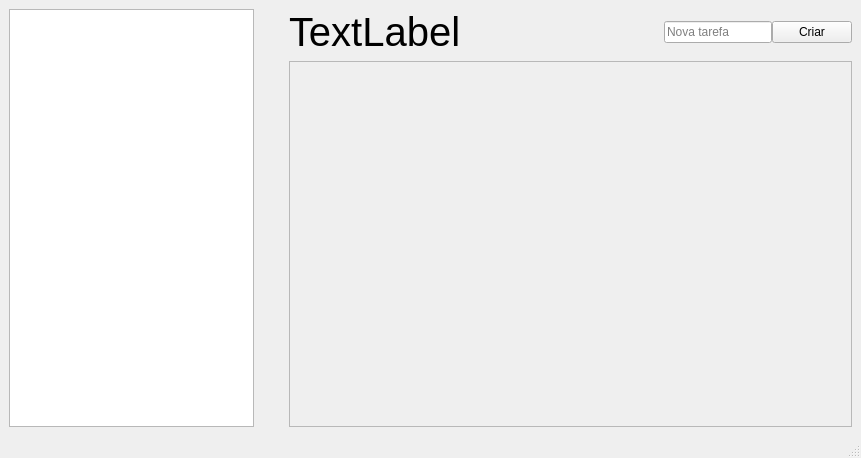
<?xml version="1.0" encoding="UTF-8"?>
<ui version="4.0">
 <class>TableScreen</class>
 <widget class="QMainWindow" name="TableScreen">
  <property name="geometry">
   <rect>
    <x>0</x>
    <y>0</y>
    <width>861</width>
    <height>458</height>
   </rect>
  </property>
  <property name="windowTitle">
   <string>MainWindow</string>
  </property>
  <widget class="QWidget" name="centralwidget">
   <layout class="QVBoxLayout" name="verticalLayout_2">
    <item>
     <layout class="QHBoxLayout" name="horizontalLayout_3">
      <item>
       <widget class="QListWidget" name="table_list"/>
      </item>
      <item>
       <spacer name="horizontalSpacer_2">
        <property name="orientation">
         <enum>Qt::Horizontal</enum>
        </property>
        <property name="sizeHint" stdset="0">
         <size>
          <width>40</width>
          <height>20</height>
         </size>
        </property>
       </spacer>
      </item>
      <item>
       <layout class="QVBoxLayout" name="verticalLayout">
        <item>
         <layout class="QHBoxLayout" name="horizontalLayout_2">
          <item>
           <widget class="QLabel" name="table_name">
            <property name="sizePolicy">
             <sizepolicy hsizetype="Preferred" vsizetype="Fixed">
              <horstretch>0</horstretch>
              <verstretch>0</verstretch>
             </sizepolicy>
            </property>
            <property name="font">
             <font>
              <pointsize>30</pointsize>
             </font>
            </property>
            <property name="text">
             <string>TextLabel</string>
            </property>
            <property name="textFormat">
             <enum>Qt::AutoText</enum>
            </property>
           </widget>
          </item>
          <item>
           <spacer name="horizontalSpacer">
            <property name="orientation">
             <enum>Qt::Horizontal</enum>
            </property>
            <property name="sizeHint" stdset="0">
             <size>
              <width>208</width>
              <height>20</height>
             </size>
            </property>
           </spacer>
          </item>
          <item>
           <layout class="QHBoxLayout" name="horizontalLayout">
            <property name="spacing">
             <number>0</number>
            </property>
            <item>
             <widget class="QLineEdit" name="create_task_text_input">
              <property name="sizePolicy">
               <sizepolicy hsizetype="Minimum" vsizetype="Fixed">
                <horstretch>0</horstretch>
                <verstretch>0</verstretch>
               </sizepolicy>
              </property>
              <property name="placeholderText">
               <string>Nova tarefa</string>
              </property>
             </widget>
            </item>
            <item>
             <widget class="QPushButton" name="create_task_button">
              <property name="sizePolicy">
               <sizepolicy hsizetype="Minimum" vsizetype="Fixed">
                <horstretch>0</horstretch>
                <verstretch>0</verstretch>
               </sizepolicy>
              </property>
              <property name="text">
               <string>Criar</string>
              </property>
              <property name="flat">
               <bool>false</bool>
              </property>
             </widget>
            </item>
           </layout>
          </item>
         </layout>
        </item>
        <item>
         <widget class="QFrame" name="table">
          <property name="sizePolicy">
           <sizepolicy hsizetype="Expanding" vsizetype="Expanding">
            <horstretch>0</horstretch>
            <verstretch>0</verstretch>
           </sizepolicy>
          </property>
          <property name="frameShape">
           <enum>QFrame::StyledPanel</enum>
          </property>
          <property name="frameShadow">
           <enum>QFrame::Raised</enum>
          </property>
         </widget>
        </item>
       </layout>
      </item>
     </layout>
    </item>
   </layout>
  </widget>
  <widget class="QStatusBar" name="statusbar"/>
 </widget>
 <resources/>
 <connections/>
</ui>
